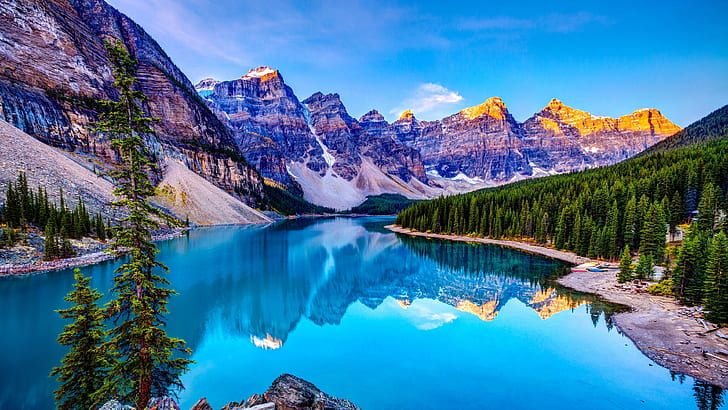
#> input picture image1.jpg, 728 x 410 px
$ python assignment-7.py   (older library calls are emulated)
#> lines starting #> are read from the running program, lines starting #| are printed output that depends on the picture
#> further down, rgb_image is the input picture: shape (410, 728, 3); mean B, G, R 156.5, 119.3, 67.7
import cv2
import numpy as np
import matplotlib.pyplot as plt

def normalize_image(image):

    img_normalized = cv2.normalize(image, None, 0, 1.0,
    cv2.NORM_MINMAX, dtype=cv2.CV_32F)
    # [6 lines of commented-out code are left out]
    return img_normalized

def rgb_to_cmy(rgb_image):
    # Normalize the RGB image
    normalized_rgb = normalize_image(rgb_image)

    # Calculate CMY values
    c = 1.0 - normalized_rgb[:, :, 0]  # Cyan
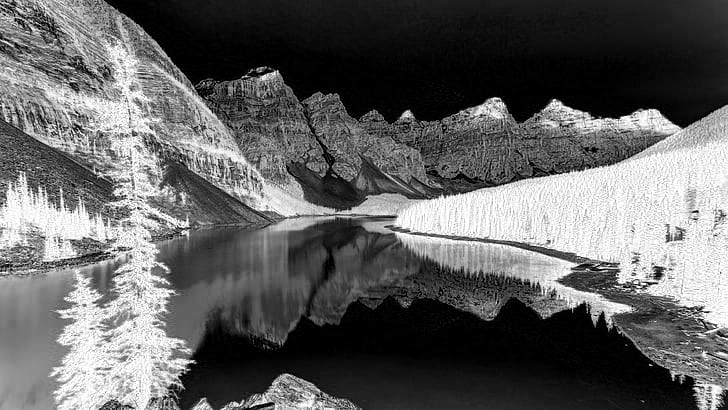
#> c: shape (410, 728) float32; min 0, max 1, mean 0.386
    m = 1.0 - normalized_rgb[:, :, 1]  # Magenta
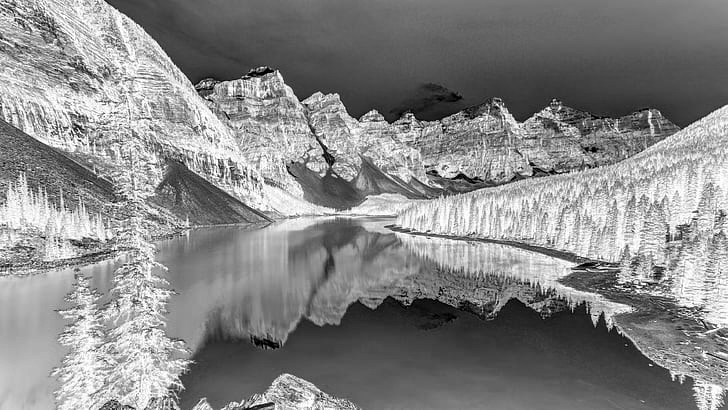
#> m: shape (410, 728) float32; min 0, max 1, mean 0.532
    y = 1.0 - normalized_rgb[:, :, 2]  # Yellow
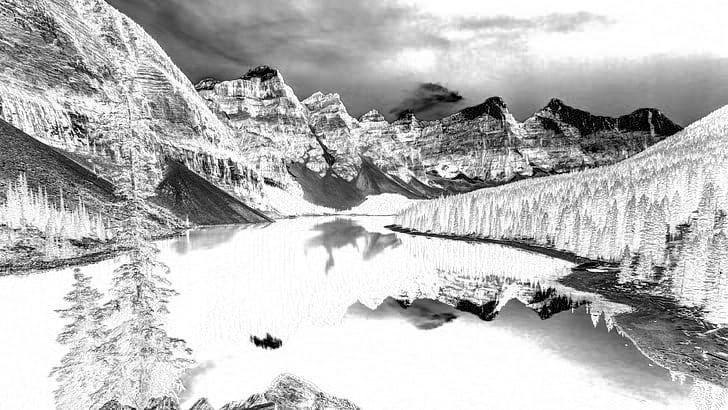
#> y: shape (410, 728) float32; min 0, max 1, mean 0.734

    # Stack CMY channels into a single image
    cmy_image = np.stack((c, m, y), axis=-1)
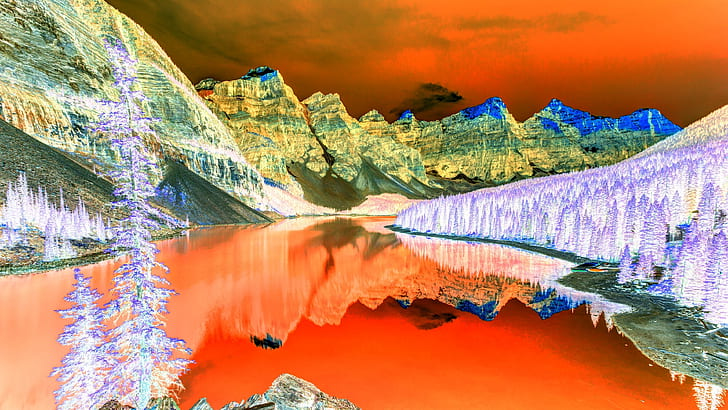
#> cmy_image: shape (410, 728, 3) float32; mean B, G, R 0.387, 0.532, 0.734

    return cmy_image

# Read the input RGB image
rgb_image = cv2.imread('image1.jpg')

# Normalize the RGB image
normalized_image = normalize_image(rgb_image)

# Convert RGB image to CMY
cmy_image = rgb_to_cmy(rgb_image)

# Plot the original image, normalized image, and CMY image side by side
plt.figure(figsize=(12, 4))

# Original RGB image
plt.subplot(1, 3, 1)
plt.imshow(cv2.cvtColor(rgb_image, cv2.COLOR_BGR2RGB))
plt.title('Original RGB Image')
plt.axis('off')

# Normalized image
plt.subplot(1, 3, 2)
plt.imshow(normalized_image)
plt.title('Normalized Image')
plt.axis('off')

# CMY image
plt.subplot(1, 3, 3)
plt.imshow(cmy_image)
plt.title('CMY Image')
plt.axis('off')

plt.show()
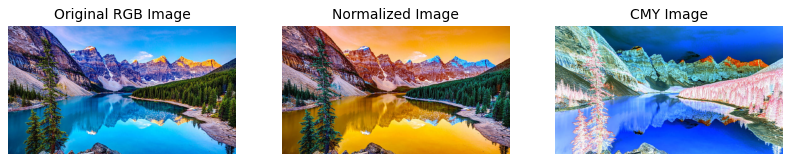
#> figure drawn by matplotlib, 3 panels; B, G, R data is drawn as R, G, B

$ run again, with negative_image.jpg copied over image1.jpg
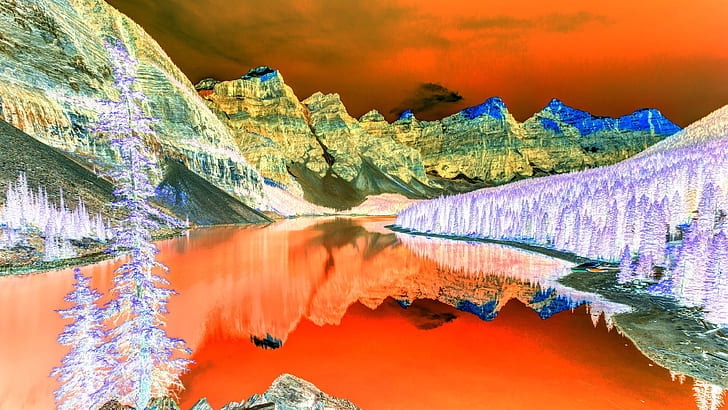
#> input picture negative_image.jpg, 728 x 410 px
#> rgb_image is the input picture: shape (410, 728, 3); mean B, G, R 98.3, 135.6, 187.1
#> in rgb_to_cmy, `cmy_image = np.stack((c, m, y), axis=-1)`:
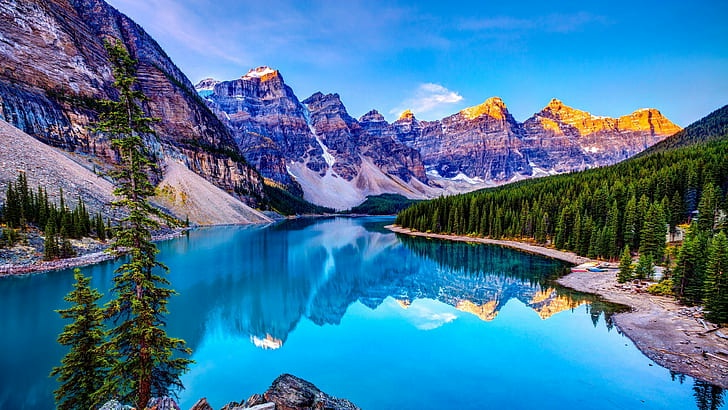
#> cmy_image: shape (410, 728, 3) float32; mean B, G, R 0.614, 0.468, 0.266
#> `plt.show()`:
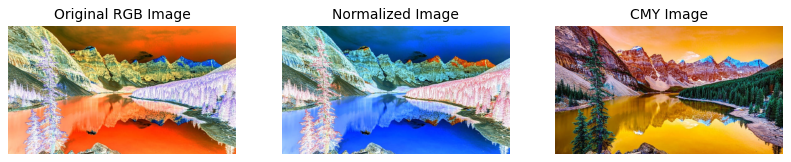
#> figure drawn by matplotlib, 3 panels; B, G, R data is drawn as R, G, B

$ run again, with image2.jpeg copied over image1.jpg
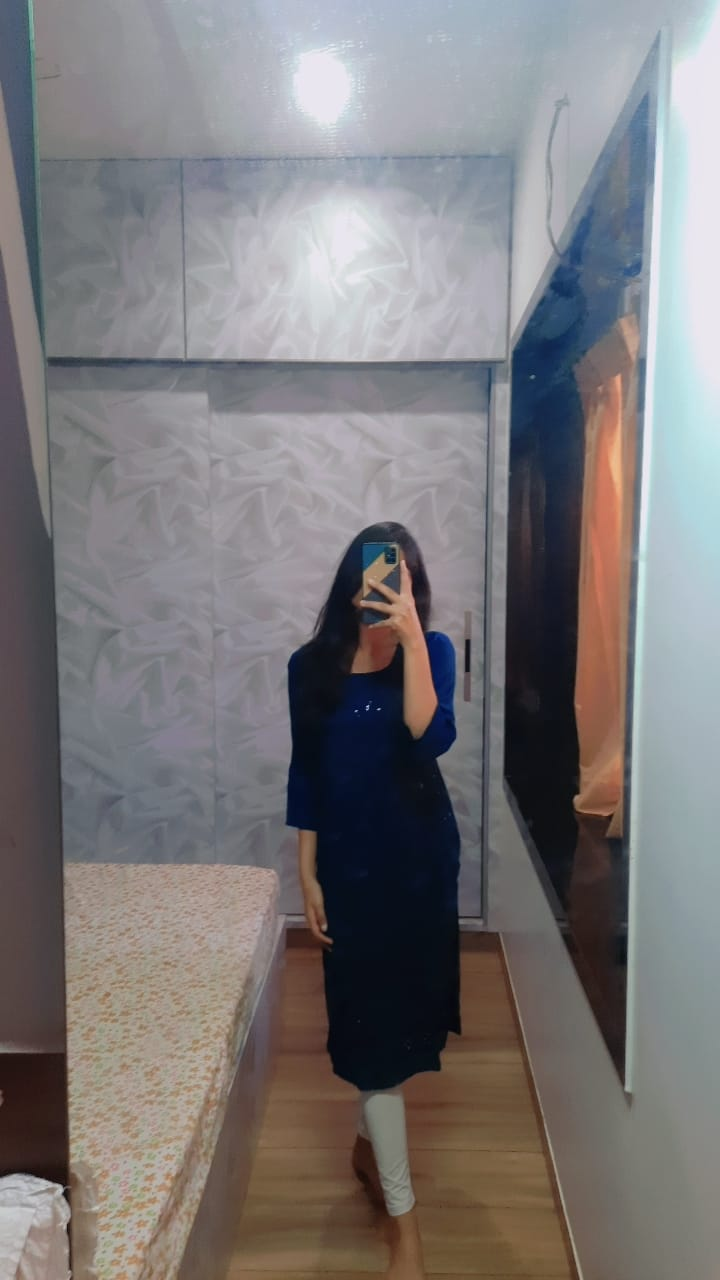
#> input picture image2.jpeg, 720 x 1280 px
#> rgb_image is the input picture: shape (1280, 720, 3); mean B, G, R 121.8, 120.5, 123.3
#> in rgb_to_cmy, `cmy_image = np.stack((c, m, y), axis=-1)`:
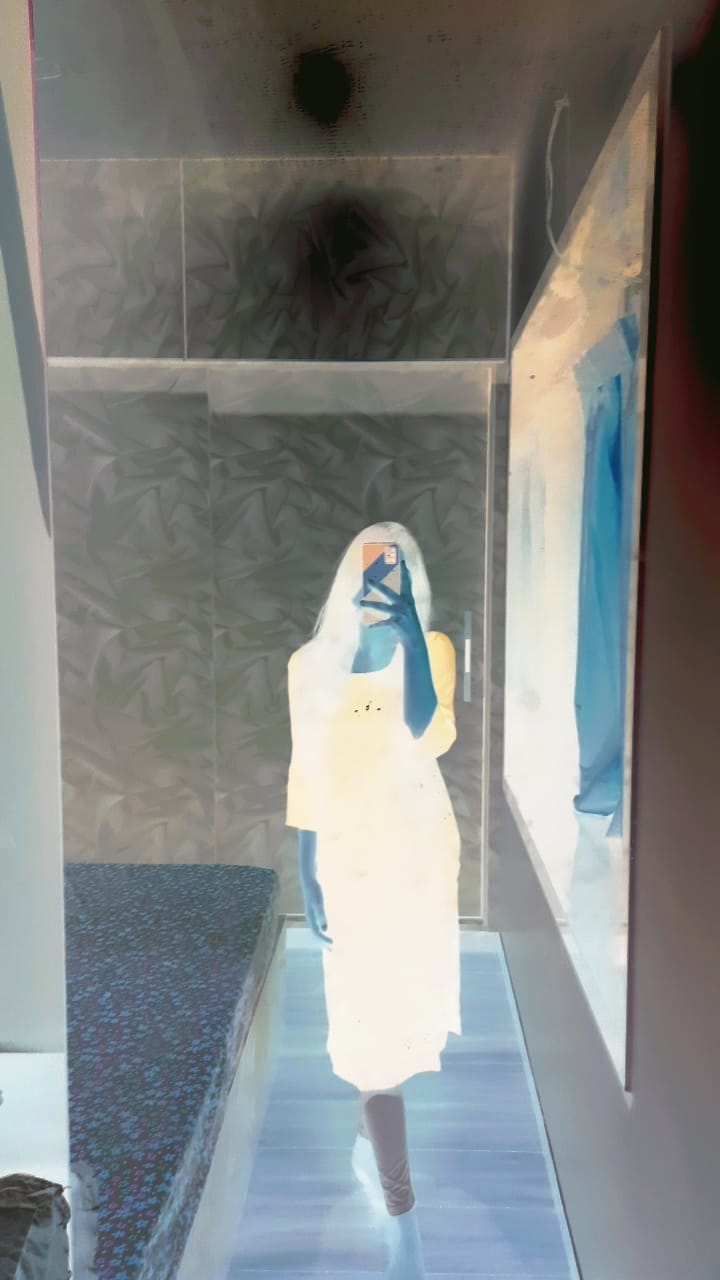
#> cmy_image: shape (1280, 720, 3) float32; mean B, G, R 0.509, 0.514, 0.503
#> `plt.show()`:
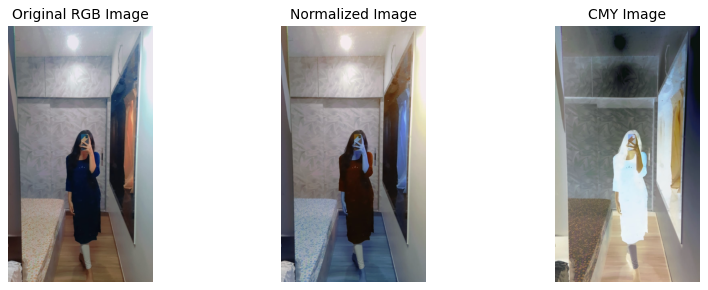
#> figure drawn by matplotlib, 3 panels; B, G, R data is drawn as R, G, B

$ run again, with negative_image.jpeg copied over image1.jpg
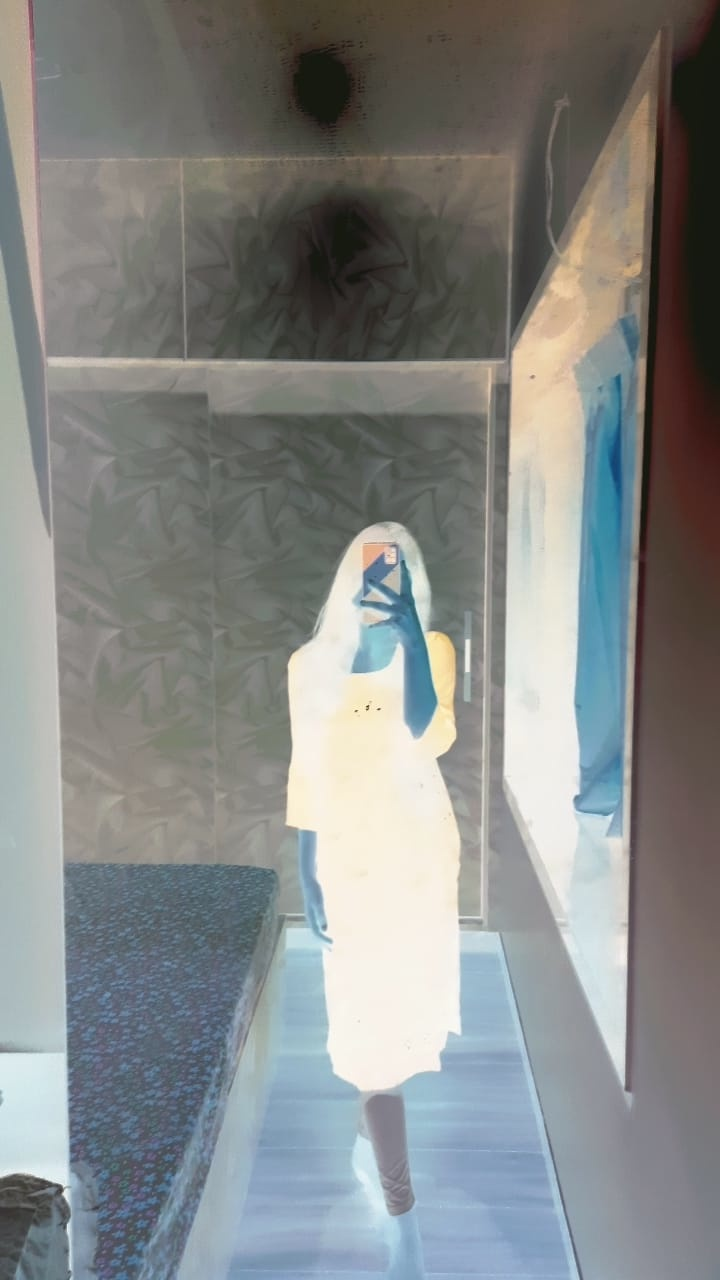
#> input picture negative_image.jpeg, 720 x 1280 px
#> rgb_image is the input picture: shape (1280, 720, 3); mean B, G, R 133.1, 134.5, 131.7
#> in rgb_to_cmy, `cmy_image = np.stack((c, m, y), axis=-1)`:
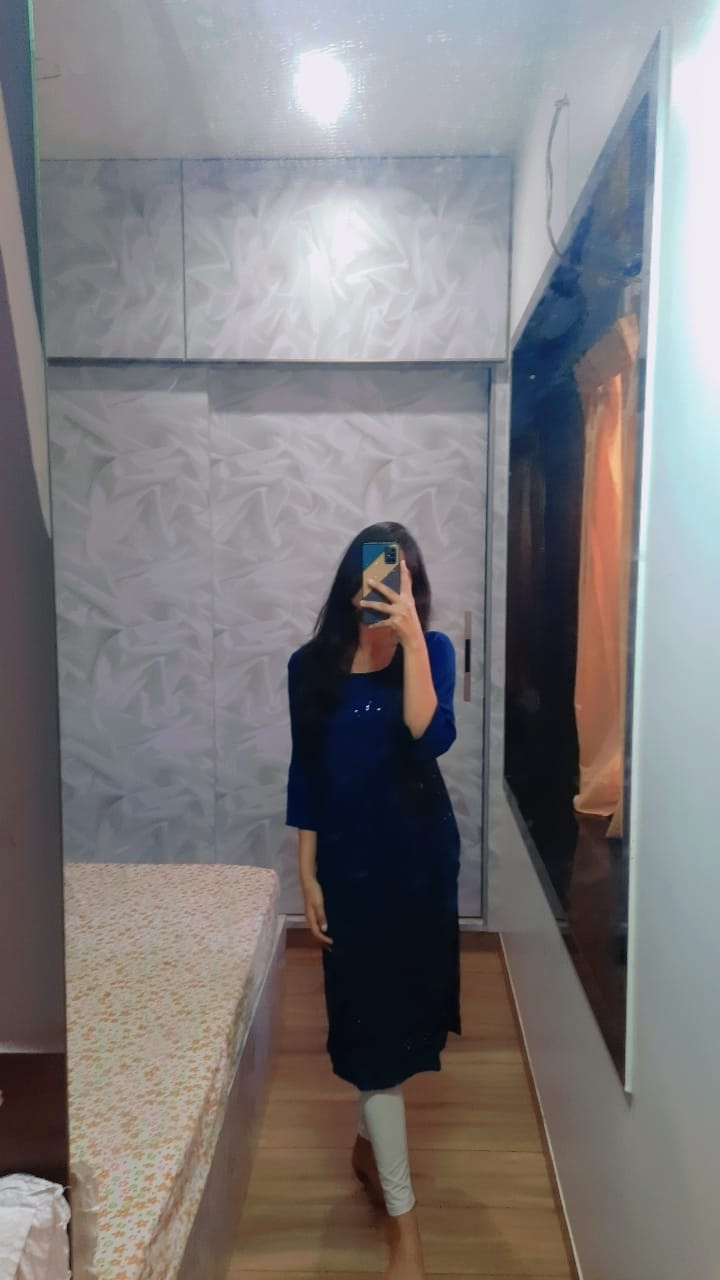
#> cmy_image: shape (1280, 720, 3) float32; mean B, G, R 0.489, 0.484, 0.495
#> `plt.show()`:
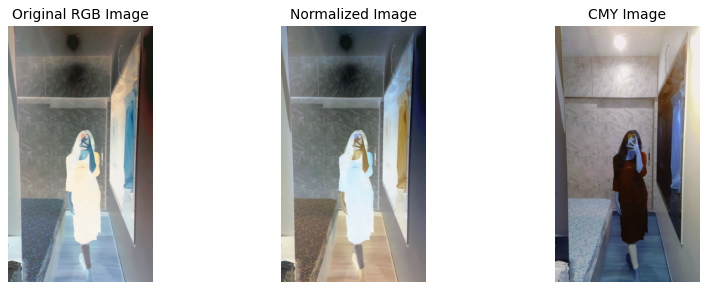
#> figure drawn by matplotlib, 3 panels; B, G, R data is drawn as R, G, B
